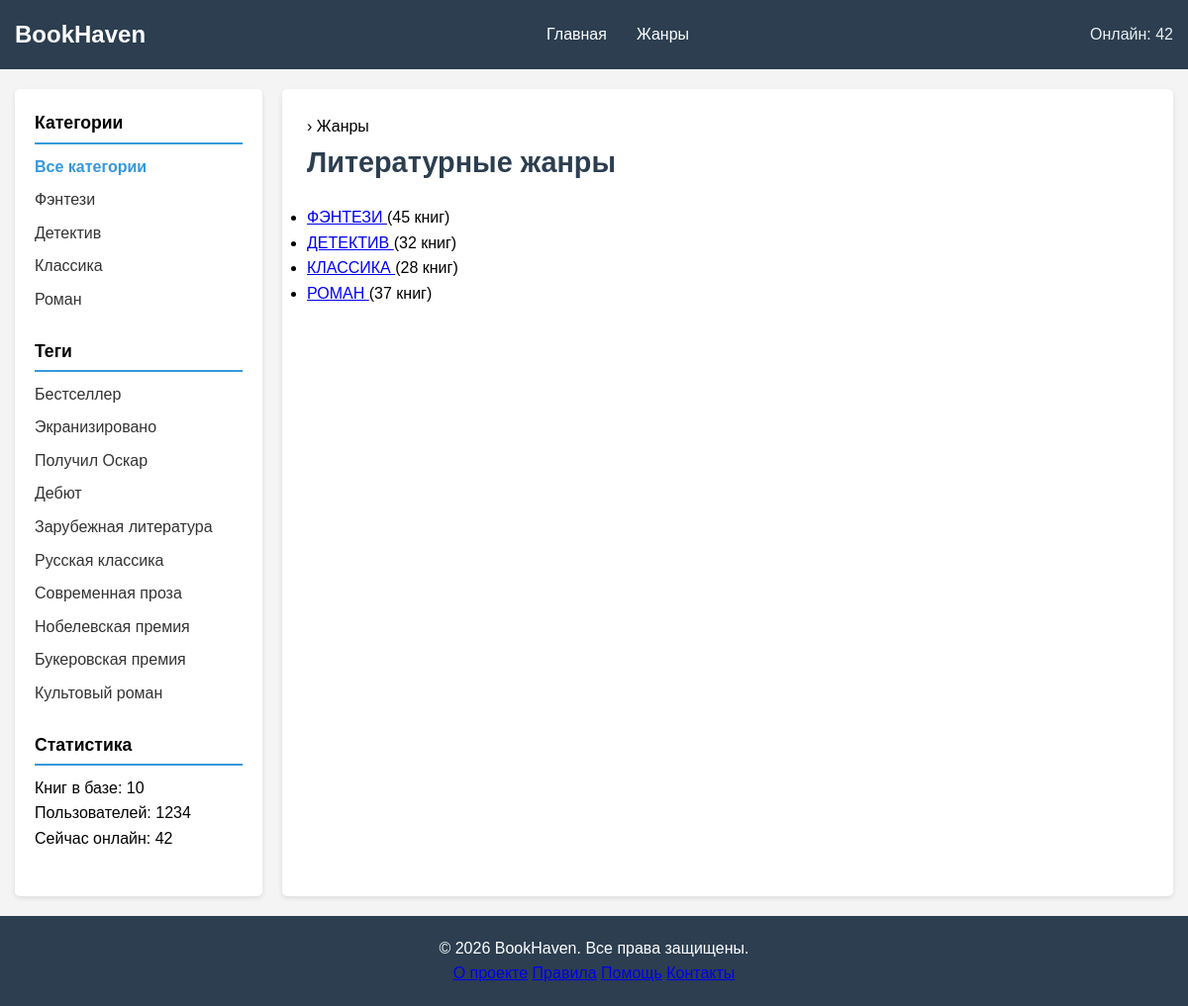
The page /genres/ on the database its author committed.
### pages/models.py (models this page shows, shortened)
class Category(models.Model):
    name = models.CharField(max_length=100, db_index=True, verbose_name="Название")
    slug = models.SlugField(max_length=255, unique=True, db_index=True, verbose_name="URL")
    class Meta:
        verbose_name = "Категория"
        verbose_name_plural = "Категории"

class TagPost(models.Model):
    tag = models.CharField(max_length=100, db_index=True, verbose_name="Тег")
    slug = models.SlugField(max_length=255, unique=True, db_index=True, verbose_name="URL")
    class Meta:
        verbose_name = "Тег"
        verbose_name_plural = "Теги"

### books/views.py (the view)
# urls.py: path('genres/', views.genres_list, name='genres'),
def genres_list(request):
    total_books = Book.published.count()
    categories = Category.objects.all()
    tags = TagPost.objects.all()
    context = {
        'title': 'Литературные жанры',
        'genres': GENRES,
        'categories': categories,
        'tags': tags,
        'online_users': 42,
        'selected_category': 0,
        'total_books': total_books,
        'total_users': 1234,
    }
    return render(request, 'pages/genres.html', context)

### pages/models.py (called while the page is built)
    def get_queryset(self):
        return super().get_queryset().filter(is_published=Book.Status.PUBLISHED)

### pages/templates/pages/genres.html
{% extends 'pages/base.html' %}
{% block breadcrumbs %} › Жанры{% endblock %}
{% block content %}
    <ul class="genres-list">
    {% for genre in genres %}
        <li>
            <a href="{% url 'genre_detail' genre.slug %}">
                {{ genre.name|upper }}
            </a>
            ({{ genre.book_count }} книг)
        </li>
    {% endfor %}
    </ul>
{% endblock %}

### pages/templates/pages/base.html (shortened to what this page needs)
<!DOCTYPE html>
{% load static %}
{% load book_tags %}
<html lang="ru">
<head>
    <link rel="stylesheet" href="{% static 'pages/css/style.css' %}">
</head>
<body>
    <div class="wrapper">
        <header class="header">
            <div class="container">
                <div class="header__inner">
                    <a href="{% url 'home' %}" class="logo">BookHaven</a>
                    <nav class="nav">
                        <ul class="menu">
                            <li class="menu__item"><a href="{% url 'home' %}" class="menu__link">Главная</a></li>
                            <li class="menu__item"><a href="{% url 'genres' %}" class="menu__link">Жанры</a></li>
                        </ul>
                    </nav>
                    <div class="header__info">
                        Онлайн: {{ online_users|default:"42" }}
                    </div>
                </div>
            </div>
        </header>
        <main class="main">
            <div class="container">
                <div class="content-wrapper">
                    <aside class="sidebar">
                        <div class="sidebar__section">
                            <h3 class="sidebar__title">Категории</h3>
                            <ul class="sidebar__menu">
                                <li class="{% if selected_category == 0 %}selected{% endif %}">
                                    <a href="{% url 'home' %}">Все категории</a>
                                </li>
                                {% for category in categories %}
                                    <li class="{% if category.id == selected_category %}selected{% endif %}">
                                        <a href="{% url 'category' category.slug %}">
                                            {{ category.name }}
                                        </a>
                                    </li>
                                {% endfor %}
                            </ul>
                        </div>
                        <div class="sidebar__section">
                            <h3 class="sidebar__title">Теги</h3>
                            <ul class="sidebar__menu">
                                {% for tag in tags %}
                                    <li><a href="{% url 'tag' tag.slug %}">{{ tag.tag }}</a></li>
                                {% empty %}
                                    <li>Теги не добавлены</li>
                                {% endfor %}
                            </ul>
                        </div>
                        <div class="sidebar__section">
                            <h3 class="sidebar__title">Статистика</h3>
                            <div class="forum-stats">
                                <div class="stat-item">
                                    <span class="stat-label">Книг в базе:</span>
                                    <span class="stat-value">{{ total_books }}</span>
                                </div>
                                <div class="stat-item">
                                    <span class="stat-label">Пользователей:</span>
                                    <span class="stat-value">{{ total_users }}</span>
                                </div>
                                <div class="stat-item">
                                    <span class="stat-label">Сейчас онлайн:</span>
                                    <span class="stat-value">{{ online_users }}</span>
                                </div>
                            </div>
                        </div>
                    </aside>
                    <section class="content">
                        {% block breadcrumbs %}{% endblock %}
                        <h1 class="page-title">{{ title }}</h1>
                        {% block content %}
                        {% endblock %}
                    </section>
                </div>
            </div>
        </main>
        <footer class="footer">
            <div class="container">
                <div class="footer__inner">
                    <div class="footer__copyright">
                        &copy; {% now "Y" %} BookHaven. Все права защищены.
                    </div>
                    <div class="footer__menu">
                        <a href="#">О проекте</a>
                        <a href="#">Правила</a>
                        <a href="#">Помощь</a>
                        <a href="#">Контакты</a>
                    </div>
                </div>
            </div>
        </footer>
    </div>
</body>
</html>

### static/pages/css/style.css (style rules this page uses)
* { margin: 0; padding: 0; box-sizing: border-box; }
body { font-family: Arial, sans-serif; line-height: 1.6; background-color: #f4f4f4; }
.wrapper { min-height: 100vh; display: flex; flex-direction: column; }
.container { max-width: 1200px; margin: 0 auto; padding: 0 15px; }
.header { background-color: #2c3e50; color: white; padding: 1rem 0; }
.header__inner { display: flex; justify-content: space-between; align-items: center; }
.logo { color: white; text-decoration: none; font-size: 1.5rem; font-weight: bold; }
.menu { display: flex; list-style: none; }
.menu li a { color: white; text-decoration: none; padding: 0 15px; }
.header__info { color: #ecf0f1; }
.main { flex: 1; padding: 20px 0; }
.content-wrapper { display: grid; grid-template-columns: 250px 1fr; gap: 20px; }
.sidebar { background-color: white; padding: 20px; border-radius: 5px; box-shadow: 0 2px 5px rgba(0,0,0,0.1); }
.sidebar__section { margin-bottom: 25px; }
.sidebar__title { font-size: 1.1rem; margin-bottom: 10px; padding-bottom: 5px; border-bottom: 2px solid #3498db; }
.sidebar__menu { list-style: none; }
.sidebar__menu li { margin-bottom: 8px; }
.sidebar__menu a { color: #333; text-decoration: none; }
.sidebar__menu .selected a { color: #3498db; font-weight: bold; }
.content { background-color: white; padding: 25px; border-radius: 5px; box-shadow: 0 2px 5px rgba(0,0,0,0.1); }
.page-title { font-size: 1.8rem; margin-bottom: 20px; color: #2c3e50; }
.footer { background-color: #2c3e50; color: white; padding: 20px 0; margin-top: auto; text-align: center; }

### rows shown on the page
Category: name "Фэнтези"
Category: name "Детектив"
Category: name "Классика"
Category: name "Роман"
TagPost: tag "Бестселлер"
TagPost: tag "Экранизировано"
TagPost: tag "Получил Оскар"
TagPost: tag "Дебют"
TagPost: tag "Зарубежная литература"
TagPost: tag "Русская классика"
TagPost: tag "Современная проза"
TagPost: tag "Нобелевская премия"
TagPost: tag "Букеровская премия"
TagPost: tag "Культовый роман"

### other values the page prints
{{ online_users|default:"42" }} "42"
{{ total_books }} "10"
{{ total_users }} "1234"
{{ online_users }} "42"
{{ title }} "Литературные жанры"
{{ genre.name|upper }} "ФЭНТЕЗИ" "ДЕТЕКТИВ" "КЛАССИКА" "РОМАН"
{{ genre.book_count }} "45" "32" "28" "37"
